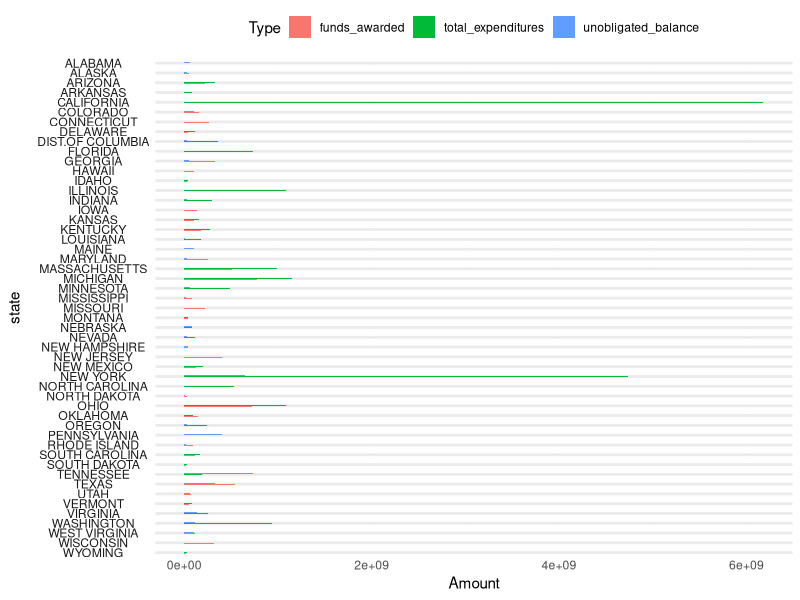
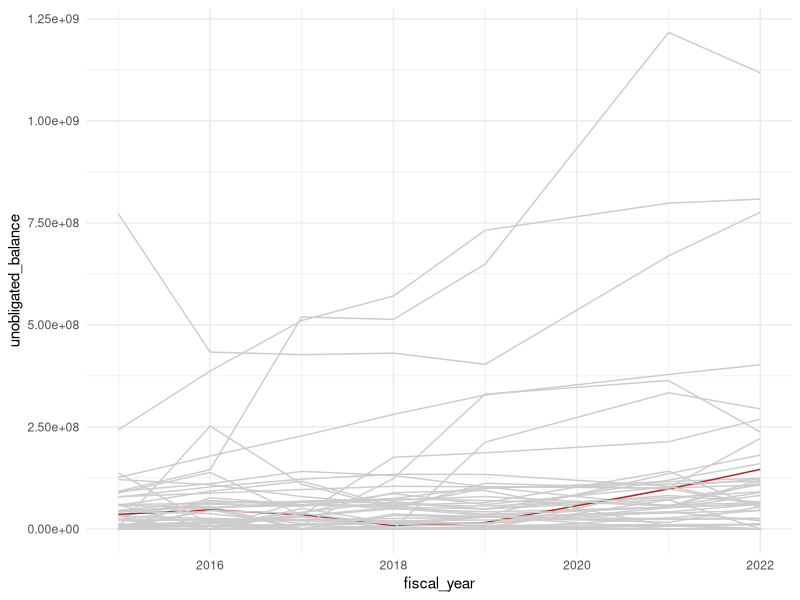
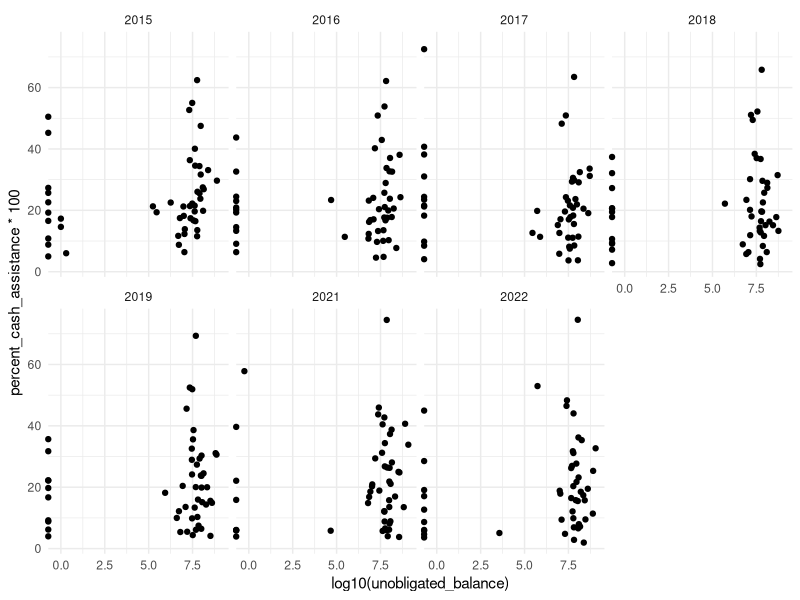
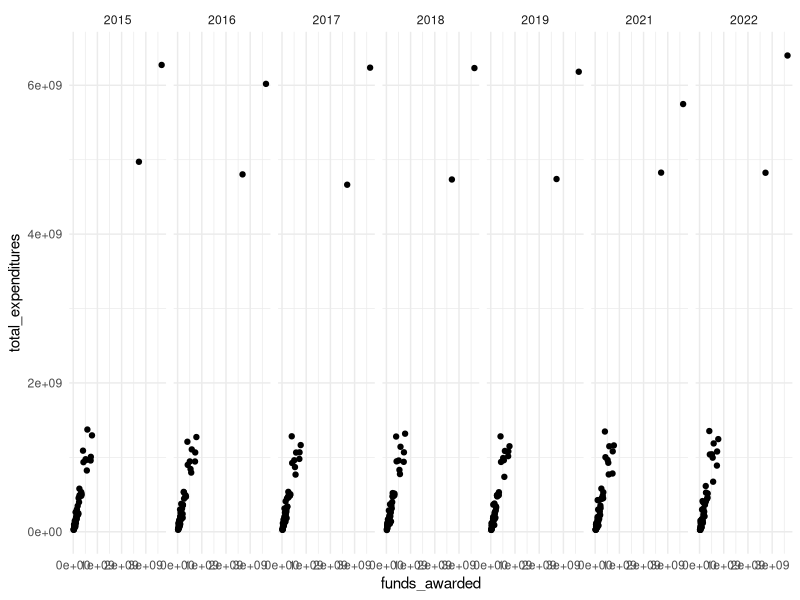

R code for these plots, in order: (Note: this script raises an error after producing the figures.)
## ---- chunk 1
#| label: load-data-and-packages

# load packages
library(tidyverse)

# load data
expenditures <- read_csv("data/total_expenditures_2015_2022.csv")
## ---- chunk 2
#| label: eda-bar
#| fig-height: 15
#| fig-width: 8
expenditures |>
  select(state, fiscal_year, funds_awarded, total_expenditures, unobligated_balance) |>
  pivot_longer(cols = funds_awarded:unobligated_balance,
               names_to = "Type",
               values_to = "Amount") |>
  filter(fiscal_year == 2019 & state != "U.S. TOTAL") |>
  ggplot(aes(x = Amount, y = state)) +
  geom_col(aes(x = Amount, y = Type, fill = Type), show.legend = TRUE) +
  coord_cartesian(clip = "off") +
  facet_wrap(~state, ncol = 1, strip.position = "left") +
  theme_minimal() +
  theme(axis.text.y=element_blank(), 
      axis.ticks.y = element_blank(),
      strip.text.y.left = element_text(angle = 0),
      legend.position = "top")
## ---- chunk 3
#| label: eda-line

expenditures |>
  select(state, fiscal_year, unobligated_balance, funds_awarded) |>
  filter(state != "U.S. TOTAL" & state != "DIST.OF COLUMBIA") |>
  mutate(line_color = if_else(state == "MISSISSIPPI", "firebrick", "gray80")) |>
  ggplot(aes(x = fiscal_year, y = unobligated_balance)) +
  geom_line(aes(x = fiscal_year, y = unobligated_balance, group = state, color = line_color), show.legend = FALSE) +
  coord_cartesian(clip = "off") +
  scale_color_manual(values = c("firebrick", "gray80")) +
  #facet_wrap(~state, ncol = 1, strip.position = "left") +
  theme_minimal() +
  theme(#axis.text.y=element_blank(), 
      #axis.ticks.y = element_blank(),
      #strip.text.y.left = element_text(angle = 0),
      legend.position = "top")
## ---- chunk 4
#| fig-width: 10
#| fig-height: 5

expenditures <- expenditures |>
  mutate(percent_cash_assistance = basic_assistance / total_expenditures)

expenditures |>
  filter(state != "U.S. TOTAL" & state != "DIST.OF COLUMBIA") |>
  ggplot(aes(x = log10(unobligated_balance), y = percent_cash_assistance*100), alpha = 0.5) +
  geom_point() +
  coord_cartesian(clip = "off") +
  facet_wrap(~fiscal_year, nrow = 2, ncol = 4) +
  theme_minimal()
## ---- chunk 5
#| fig-width: 10
#| fig-height: 2
expenditures |>
  filter(state != "U.S. TOTAL" & state != "DIST. OF COLUMBIA") |>
  ggplot(aes(x = funds_awarded, y = total_expenditures)) +
  geom_point() +
  facet_wrap(~fiscal_year, nrow = 1) +
  theme_minimal()
## ---- chunk 6
#| label: segmented-bar
#| fig-height: 12
#| fig-width: 10

expenditures_summary_1 <- expenditures_bar |>
  group_by(category) |>
  summarize(total = sum(average_amount)) |>
  arrange(total)

# create a bar plot of total expenditures per year by state
expenditures_bar <- expenditures |>
  pivot_longer(cols = funds_awarded:unobligated_balance, names_to = "category", values_to = "amount") |>
  group_by(category, state) |>
  summarize(average_amount = mean(amount), .groups = "drop") |>
  mutate(category = case_when(
    category %in% c("basic_assistance_no_subsidies") ~ "Direct Cash Assistance",
    category %in% c("basic_assistance_subsidies", "other_assistance_foster",
                    "non_assistance_welfare_foster", "child_welfare") ~ "Child Welfare, Adoption, and Foster Care",
    category %in% c("other_assistance_juvenile_justice",
                    "non_assistance_juvenile_justice",
                    "children_youth_services") ~ "Juvenile Justice and Youth Services",
    category %in% c("work_ed", "work_supports", "financial_ed") ~ "Work, Education, and Training Activities",
    category %in% c("early_ed") ~ "Early Childcare and Education",
    category %in% c("support__services", "pregnancy_prevention", "fatherhood_programs", "home_visiting") ~ "Family Support and Formation Services",
    category %in% c("program_mgmt") ~ "Program Management",
    category %in% c("other", "other_assistance_emergency", "non_assistance_emergency", "eitc_refundable", "short_term_benefits", "non_eitc_refundable") ~ "Other"
  )) |>
  filter(!is.na(category))

expenditures_bar |>
  mutate(category = fct_reorder(category, average_amount)) |>
  ggplot(aes(y = fct_rev(state))) +
  geom_col(aes(x = average_amount, fill = category), position = "fill") +
  scale_fill_brewer(palette = "Dark2") +
  theme_minimal() +
  labs(y = NULL, x = "Average Amount of Funding Per Year")
